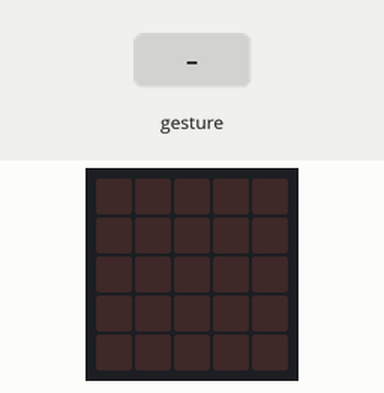
Bench run of a program on a simulated BBC micro:bit (MakeCode). Parts: the board's 5×5 LED display. The test bench sets the inputs (shaded band). Random numbers come from a fixed seed; a tilt is held for 1.5 s and a shake lasts 1 s, then the board lies face up again.

Above: at 1.2 s.
1.3 s: gesture 'shake'
At 2.7 s:
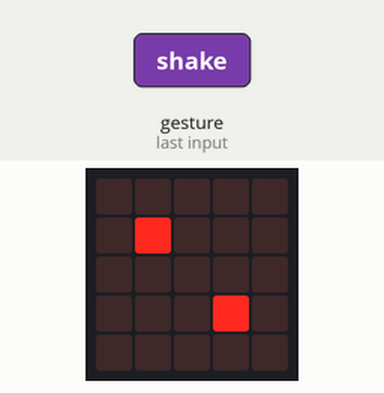
3.0 s: gesture 'shake'
At 4.0 s:
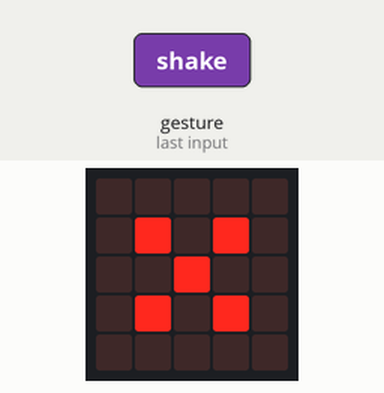
4.7 s: gesture 'shake'
At 5.3 s:
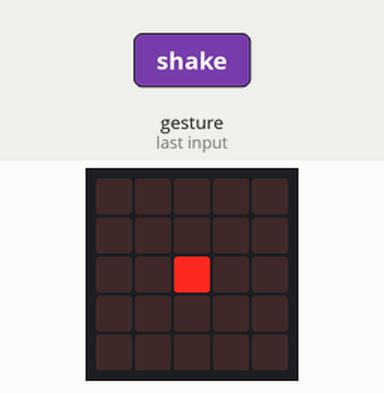
6.4 s: gesture 'shake'
At 7.8 s:
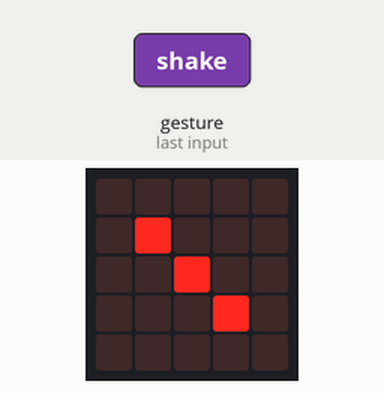
Timing chart, 0 to 9.1 s (numbered marks = the images above; inputs shaded):
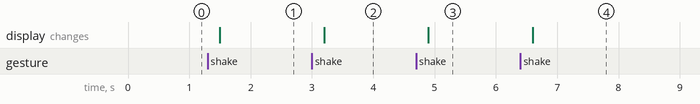

The program:

main.ts
```typescript
let numero = 0
input.onGesture(Gesture.Shake, function () {
    numero = randint(1, 6)
    if (numero == 1) {
        basic.showLeds(`
            . . . . .
            . . . . .
            . . # . .
            . . . . .
            . . . . .
            `)
    }
    if (numero == 2) {
        basic.showLeds(`
            . . . . .
            . # . . .
            . . . . .
            . . . # .
            . . . . .
            `)
    }
    if (numero == 3) {
        basic.showLeds(`
            . . . . .
            . # . . .
            . . # . .
            . . . # .
            . . . . .
            `)
    }
    if (numero == 4) {
        basic.showLeds(`
            . . . . .
            . # . # .
            . . . . .
            . # . # .
            . . . . .
            `)
    }
    if (numero == 5) {
        basic.showLeds(`
            . . . . .
            . # . # .
            . . # . .
            . # . # .
            . . . . .
            `)
    }
    if (numero == 6) {
        basic.showLeds(`
            . . . . .
            . # . # .
            . # . # .
            . # . # .
            . . . . .
            `)
    }
})
```

test.ts
```typescript
// i test vanno qui; questi non saranno compilati quando questo pacchetto viene usato come estensione.
```

Measured:
- after the input at 1.3 s, the display: changes after 0.20 s (image 1)
- after the input at 3.0 s, the display: changes after 0.20 s (image 2)
- after the input at 4.7 s, the display: changes after 0.20 s (image 3)
- after the input at 6.4 s, the display: changes after 0.20 s (image 4)
